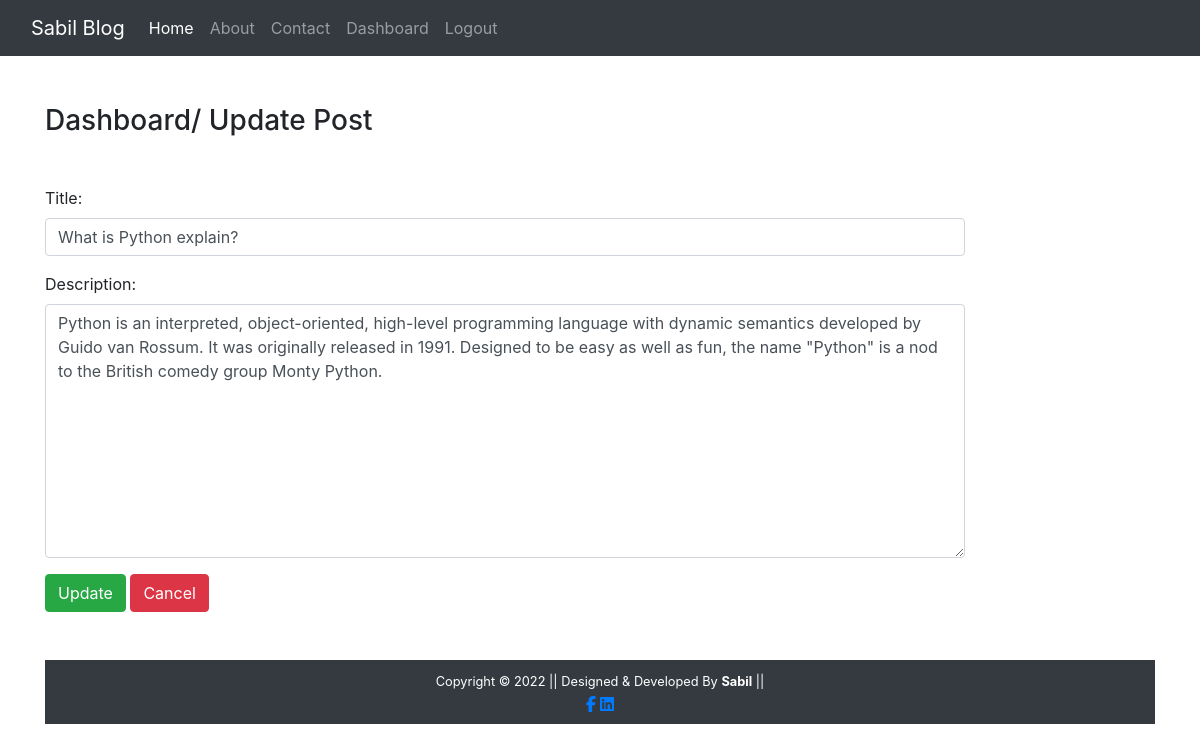
The page /updatepost/1/ (signed in) on the database its author committed.
### blog/models.py (models this page shows)
class Post(models.Model):
 title = models.CharField(max_length=150)
 desc = models.TextField()

### blog/views.py (the view)
# urls.py: path('updatepost/<int:id>/', views.update_post, name='updatepost'),
def update_post(request, id):
  if request.user.is_authenticated:
    if request.method == 'POST':
      pi = Post.objects.get(pk=id)
      form = PostForm(request.POST, instance=pi)
      if form.is_valid():
        form.save()
    else:
      pi = Post.objects.get(pk=id)
      form = PostForm(instance=pi)
    return render(request, 'blog/updatepost.html', {'form':form})
  else:
    return HttpResponseRedirect('/login/')

### blog/forms.py
class PostForm(forms.ModelForm):
  class Meta:
    model = Post
    fields = ['title', 'desc']
    labels = {'title':'Title', 'desc':'Description'}
    widgets = {'title':forms.TextInput(attrs={'class':'form-control'}),
    'desc':forms.Textarea(attrs={'class':'form-control'}), }

### blog/templates/blog/updatepost.html (shortened to what this page needs)
{% extends 'blog/base.html' %}
{% load static %}
{% block content %}
<div class="col-sm-10">
<h3 class=" my-5">Dashboard/ Update Post</h3>
<form action="" method="post" novalidate>
 {{form.as_p}}
 <input type="submit" value="Update" class="btn btn-success">
 <a href="{% url 'dashboard' %}" class="btn btn-danger">Cancel</a>
</form>
</div>
{% endblock content %}

### rows shown on the page
Post: title "What is Python explain?", desc "Python is an interpreted, object-oriented, high-level programming language with dynamic semantics developed by Guido van Rossum. It was originally released in 1991. Designed to be easy as well as fun, the name \"Python\" is a nod to the British comedy group Monty Python."
